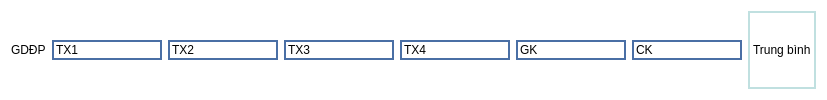
                        <widget class="QWidget" name="widget_22" native="true">
                         <property name="styleSheet">
                          <string notr="true">background-color: rgb(255, 255, 255);</string>
                         </property>
                         <layout class="QHBoxLayout" name="horizontalLayout_13">
                          <item>
                           <widget class="QLabel" name="label_20">
                            <property name="text">
                             <string>GDĐP</string>
                            </property>
                           </widget>
                          </item>
                          <item>
                           <widget class="QLineEdit" name="lineEdit_78">
                            <property name="styleSheet">
                             <string notr="true">border: 2px solid #4A6FA5;</string>
                            </property>
                            <property name="text">
                             <string>TX1</string>
                            </property>
                           </widget>
                          </item>
                          <item>
                           <widget class="QLineEdit" name="lineEdit_79">
                            <property name="styleSheet">
                             <string notr="true">border: 2px solid #4A6FA5;</string>
                            </property>
                            <property name="text">
                             <string>TX2</string>
                            </property>
                           </widget>
                          </item>
                          <item>
                           <widget class="QLineEdit" name="lineEdit_80">
                            <property name="styleSheet">
                             <string notr="true">border: 2px solid #4A6FA5;</string>
                            </property>
                            <property name="text">
                             <string>TX3</string>
                            </property>
                           </widget>
                          </item>
                          <item>
                           <widget class="QLineEdit" name="lineEdit_81">
                            <property name="styleSheet">
                             <string notr="true">border: 2px solid #4A6FA5;</string>
                            </property>
                            <property name="text">
                             <string>TX4</string>
                            </property>
                           </widget>
                          </item>
                          <item>
                           <widget class="QLineEdit" name="lineEdit_82">
                            <property name="styleSheet">
                             <string notr="true">border: 2px solid #4A6FA5;</string>
                            </property>
                            <property name="text">
                             <string>GK</string>
                            </property>
                           </widget>
                          </item>
                          <item>
                           <widget class="QLineEdit" name="lineEdit_83">
                            <property name="styleSheet">
                             <string notr="true">border: 2px solid #4A6FA5;</string>
                            </property>
                            <property name="text">
                             <string>CK</string>
                            </property>
                           </widget>
                          </item>
                          <item>
                           <widget class="QLabel" name="label_60">
                            <property name="styleSheet">
                             <string notr="true">border: 2px solid #C0E0E0;</string>
                            </property>
                            <property name="text">
                             <string>Trung bình</string>
                            </property>
                           </widget>
                          </item>
                         </layout>
                        </widget>
